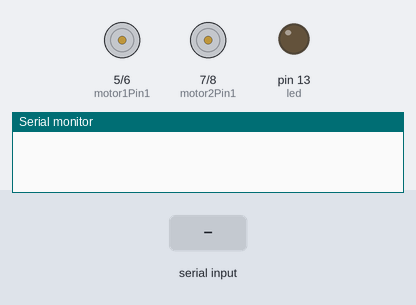
Recording of a sketch running on a simulated Arduino Uno, built with avr-gcc and run on an emulated ATmega328P. Parts: motor-driver pin pairs drawn as motors (green arrow = first pin HIGH = forward, orange = second pin HIGH = backward, longer = more drive), output pins drawn as LEDs (lit = HIGH), the last lines printed to the serial monitor. The test bench sets the inputs (shaded band).

Above: at 1.2 s.
1.3 s: "1" received over Serial
At 2.1 s:
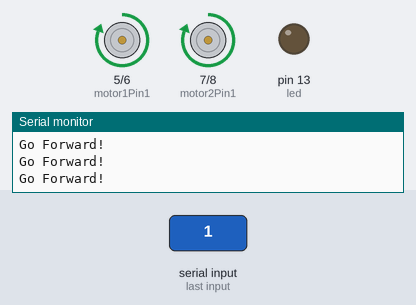
2.8 s: "2" received over Serial
At 3.7 s:
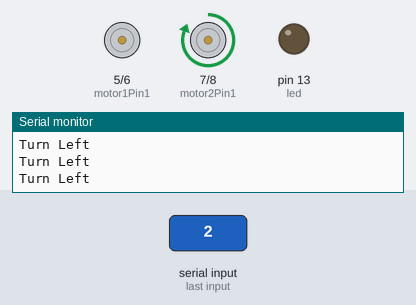
4.3 s: "4" received over Serial
At 5.3 s:
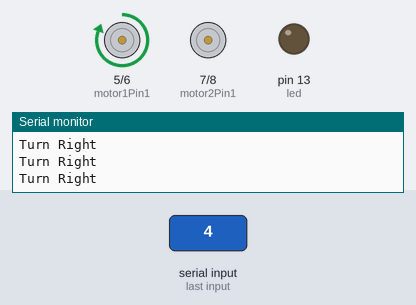
5.8 s: "5" received over Serial
At 6.2 s:
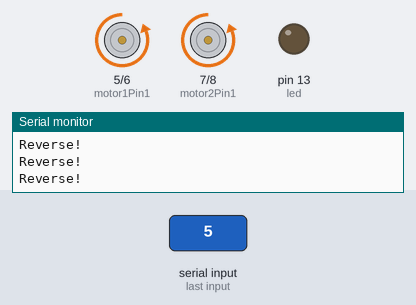
7.3 s: "6" received over Serial
At 8.1 s:
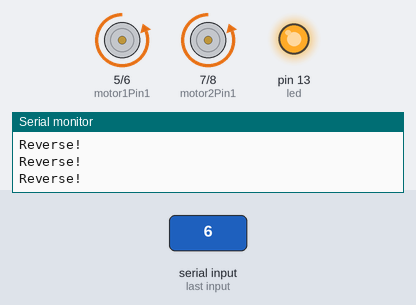
8.8 s: "3" received over Serial
At 10.2 s:
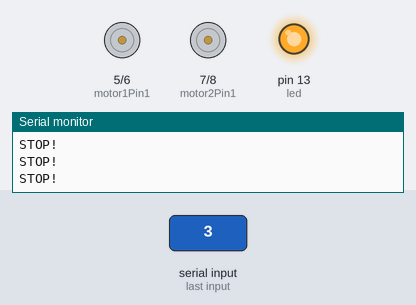
Timing chart, 0 to 11.3 s (numbered marks = the images above; inputs shaded):
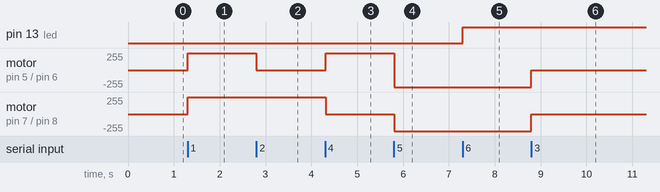

Measured:
- after the input at 1.3 s, motor on pin 5 (motor1Pin1) / pin 6 (motor1Pin2), motor on pin 7 (motor2Pin1) / pin 8 (motor2Pin2): stopped → forward 255/255 at once
- after the input at 2.8 s, motor on pin 5 (motor1Pin1) / pin 6 (motor1Pin2): forward 255/255 → stopped at once
- after the input at 4.3 s, motor on pin 5 (motor1Pin1) / pin 6 (motor1Pin2): stopped → forward 255/255 at once; motor on pin 7 (motor2Pin1) / pin 8 (motor2Pin2): forward 255/255 → stopped at once
- after the input at 5.8 s, motor on pin 5 (motor1Pin1) / pin 6 (motor1Pin2): forward 255/255 → backward 255/255 at once; motor on pin 7 (motor2Pin1) / pin 8 (motor2Pin2): stopped → backward 255/255 at once
- after the input at 7.3 s, pin 13 (led): LOW → HIGH at once
- after the input at 8.8 s, motor on pin 5 (motor1Pin1) / pin 6 (motor1Pin2), motor on pin 7 (motor2Pin1) / pin 8 (motor2Pin2): backward 255/255 → stopped at once

The sketch:

a_car.ino
```cpp
int motor1Pin1 = 5;
int motor1Pin2 = 6;

int motor2Pin1 = 7;
int motor2Pin2 = 8;


int led = 13;
int state;
int flag=0;        //makes sure that the serial only prints once the state
int stateStop=0;
void setup() {

    pinMode(motor1Pin1, OUTPUT);
    pinMode(motor1Pin2, OUTPUT);

    pinMode(motor2Pin1, OUTPUT);
    pinMode(motor2Pin2, OUTPUT);


    Serial.begin(9600);
     pinMode(led, OUTPUT);
}

void loop() {
   if(Serial.available() > 0){
      state = Serial.read();
      flag=0;}


   if (state == '1') {
        digitalWrite(motor1Pin1, HIGH);
        digitalWrite(motor1Pin2, LOW);
        digitalWrite(motor2Pin1, HIGH);
        digitalWrite(motor2Pin2, LOW);

          Serial.println("Go Forward!");


    }
    else if (state == '2') {
        digitalWrite(motor1Pin1, LOW);
        digitalWrite(motor1Pin2, LOW);
        digitalWrite(motor2Pin1, HIGH);
        digitalWrite(motor2Pin2, LOW);

        Serial.println("Turn Left");

    }
    // if the state is '3' the motor will Stop
    else if (state == '3' || stateStop == 1) {
        digitalWrite(motor1Pin1, LOW);
        digitalWrite(motor1Pin2, LOW);
        digitalWrite(motor2Pin1, LOW);
        digitalWrite(motor2Pin2, LOW);

          Serial.println("STOP!");


    }
    // if the state is '4' the motor will turn right
    else if (state == '4') {
        digitalWrite(motor1Pin1, HIGH);
        digitalWrite(motor1Pin2, LOW);
        digitalWrite(motor2Pin1, LOW);
        digitalWrite(motor2Pin2, LOW);

          Serial.println("Turn Right");


    }
    // if the state is '5' the motor will Reverse
    else if (state == '5') {
        digitalWrite(motor1Pin1, LOW);
        digitalWrite(motor1Pin2, HIGH);
        digitalWrite(motor2Pin1, LOW);
        digitalWrite(motor2Pin2, HIGH);
        Serial.println("Reverse!");

    }


     else if (state == '6') {
     digitalWrite(led, HIGH);
    }

     else if (state == '7') {
     digitalWrite(led, LOW);
    }


     else if (state == '8') {

    }

     else if (state == '9') {

    }
}
```
